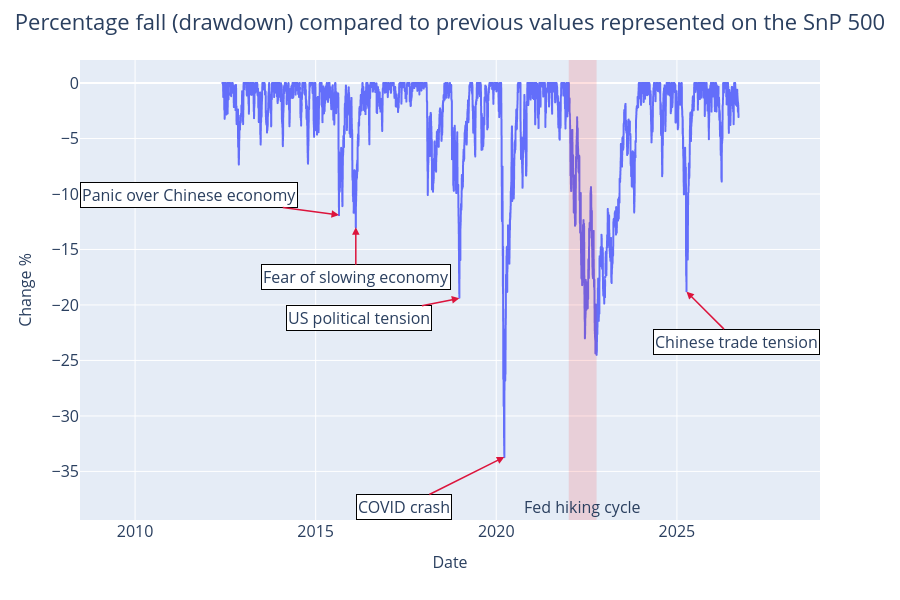

The notebook cell saved with this chart:
### Code cell
fig5 = px.line(dd,)

fig5.update_traces(hovertemplate = (
        "<b>SnP 500</b><br>"
        "Change since last max = %{y:.2f}%<br>" 
        "Date: %{x|%d %b %Y}<br>"
        "<extra></extra>"))

fig5.update_layout(
    title={"text": "Percentage fall (drawdown) compared to previous values represented on the SnP 500", 'x': 0.5, 'xanchor': 'center'},
    font=dict(size=16),
    yaxis={"title": {"text": "Change %", "font": {"size": 16}}},
    xaxis={"title": {"text": "Date", "font": {"size": 16}}, "hoverformat": "%d %b %Y"},
    showlegend=False,
    height=600,
)


fig5.add_annotation(
    x="2015-08-25", y=-11.9,
    text="Panic over Chinese economy",
    showarrow=True, arrowhead=2, arrowsize=1, arrowwidth=1.5, arrowcolor="crimson",
    ax=-150, ay=-20,              # arrow tail offset in pixels
    bgcolor="white", bordercolor="black", borderwidth=1,
)

fig5.add_annotation(
    x="2016-02-11", y=-13.0,
    text="Fear of slowing economy",
    showarrow=True, arrowhead=2, arrowsize=1, arrowwidth=1.5, arrowcolor="crimson",
    ax=0, ay=50,              # arrow tail offset in pixels
    bgcolor="white", bordercolor="black", borderwidth=1,
)


fig5.add_annotation(
    x="2018-12-24", y=-19.4,
    text="US political tension",
    showarrow=True, arrowhead=2, arrowsize=1, arrowwidth=1.5, arrowcolor="crimson",
    ax=-100, ay=20,              # arrow tail offset in pixels
    bgcolor="white", bordercolor="black", borderwidth=1,
)


fig5.add_annotation(
    x="2020-03-23", y=-33.7,
    text="COVID crash",
    showarrow=True, arrowhead=2, arrowsize=1, arrowwidth=1.5,arrowcolor="crimson",
    ax=-100, ay=50,              # arrow tail offset in pixels
    bgcolor="white", bordercolor="black", borderwidth=1,
)

fig5.add_annotation(
    x="2025-4-08", y=-18.8,
    text="Chinese trade tension",
    showarrow=True, arrowhead=2, arrowsize=1, arrowwidth=1.5, arrowcolor="crimson",
    ax=50, ay=50,              # arrow tail offset in pixels
    bgcolor="white", bordercolor="black", borderwidth=1,
)


fig5.add_vrect(
    x0="2022-01-03", x1="2022-10-12",
    fillcolor="red", opacity=0.12, line_width=0,
    annotation_text="Fed hiking cycle", annotation_position="bottom",
)


fig5.show()

### Figure 1 — Plotly figure (JSON) as saved in the notebook; plotly's stock layout.template omitted (floating-point values rounded to 4 significant figures; data arrays with more than 128 entries replaced by an {"elided": "..."} marker saying what was removed)
{"data": [{"hovertemplate": "<b>SnP 500</b><br>Change since last max = %{y:.2f}%<br>Date: %{x|%d %b %Y}<br><extra></extra>", "legendgroup": "SPY", "line": {"color": "#636efa", "dash": "solid"}, "marker": {"symbol": "circle"}, "mode": "lines", "name": "SPY", "showlegend": true, "type": "scattergl", "x": {"elided": "3593 str values"}, "xaxis": "x", "y": {"elided": "3593 float values"}, "yaxis": "y"}], "layout": {"annotations": [{"arrowcolor": "crimson", "arrowhead": 2, "arrowsize": 1, "arrowwidth": 1.5, "ax": -150, "ay": -20, "bgcolor": "white", "bordercolor": "black", "borderwidth": 1, "showarrow": true, "text": "Panic over Chinese economy", "x": "2015-08-25", "y": -11.9}, {"arrowcolor": "crimson", "arrowhead": 2, "arrowsize": 1, "arrowwidth": 1.5, "ax": 0, "ay": 50, "bgcolor": "white", "bordercolor": "black", "borderwidth": 1, "showarrow": true, "text": "Fear of slowing economy", "x": "2016-02-11", "y": -13}, {"arrowcolor": "crimson", "arrowhead": 2, "arrowsize": 1, "arrowwidth": 1.5, "ax": -100, "ay": 20, "bgcolor": "white", "bordercolor": "black", "borderwidth": 1, "showarrow": true, "text": "US political tension", "x": "2018-12-24", "y": -19.4}, {"arrowcolor": "crimson", "arrowhead": 2, "arrowsize": 1, "arrowwidth": 1.5, "ax": -100, "ay": 50, "bgcolor": "white", "bordercolor": "black", "borderwidth": 1, "showarrow": true, "text": "COVID crash", "x": "2020-03-23", "y": -33.7}, {"arrowcolor": "crimson", "arrowhead": 2, "arrowsize": 1, "arrowwidth": 1.5, "ax": 50, "ay": 50, "bgcolor": "white", "bordercolor": "black", "borderwidth": 1, "showarrow": true, "text": "Chinese trade tension", "x": "2025-4-08", "y": -18.8}, {"showarrow": false, "text": "Fed hiking cycle", "x": "2022-05-24 00:00:00", "xanchor": "center", "xref": "x", "y": 0, "yanchor": "bottom", "yref": "y domain"}], "font": {"size": 16}, "height": 600, "legend": {"title": {"text": "variable"}, "tracegroupgap": 0}, "margin": {"t": 60}, "shapes": [{"fillcolor": "red", "line": {"width": 0}, "opacity": 0.12, "type": "rect", "x0": "2022-01-03", "x1": "2022-10-12", "xref": "x", "y0": 0, "y1": 1, "yref": "y domain"}], "showlegend": false, "title": {"text": "Percentage fall (drawdown) compared to previous values represented on the SnP 500", "x": 0.5, "xanchor": "center"}, "xaxis": {"anchor": "y", "domain": [0, 1], "hoverformat": "%d %b %Y", "title": {"font": {"size": 16}, "text": "Date"}}, "yaxis": {"anchor": "x", "domain": [0, 1], "title": {"font": {"size": 16}, "text": "Change %"}}}}
